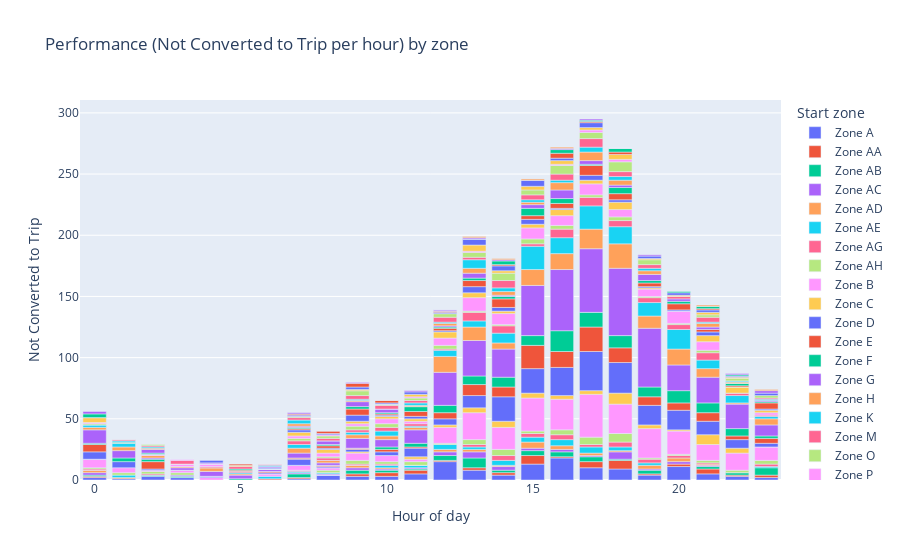

The code cell stored with this chart in its notebook:
### Code cell
fig = px.bar(dfn, x="Hour of day", y="Converted to Trip", color="Start zone"
            ,title="Performance (Not Converted to Trip per hour) by zone",
            labels={"Converted to Trip": "Not Converted to Trip"})
fig.show()

### Figure 1 — Plotly figure (JSON) as saved in the notebook; plotly's stock layout.template omitted (floating-point values rounded to 4 significant figures)
{"data": [{"alignmentgroup": "True", "hovertemplate": "Start zone=Zone A<br>Hour of day=%{x}<br>Not Converted to Trip=%{y}<extra></extra>", "legendgroup": "Zone A", "marker": {"color": "#636efa"}, "name": "Zone A", "offsetgroup": "Zone A", "orientation": "v", "showlegend": true, "textposition": "auto", "type": "bar", "x": [0, 1, 2, 3, 4, 6, 7, 8, 9, 10, 11, 12, 13, 14, 15, 16, 17, 18, 19, 20, 21, 22, 23], "xaxis": "x", "y": [2, 1, 3, 2, 0, 0, 1, 4, 3, 3, 5, 15, 8, 4, 13, 18, 10, 9, 4, 11, 5, 3, 2], "yaxis": "y"}, {"alignmentgroup": "True", "hovertemplate": "Start zone=Zone AA<br>Hour of day=%{x}<br>Not Converted to Trip=%{y}<extra></extra>", "legendgroup": "Zone AA", "marker": {"color": "#EF553B"}, "name": "Zone AA", "offsetgroup": "Zone AA", "orientation": "v", "showlegend": true, "textposition": "auto", "type": "bar", "x": [0, 3, 5, 6, 7, 8, 9, 10, 11, 12, 13, 14, 15, 16, 17, 18, 19, 20, 21, 22, 23], "xaxis": "x", "y": [1, 0, 0, 1, 1, 0, 2, 3, 3, 1, 2, 2, 7, 1, 5, 7, 1, 2, 4, 1, 2], "yaxis": "y"}, {"alignmentgroup": "True", "hovertemplate": "Start zone=Zone AB<br>Hour of day=%{x}<br>Not Converted to Trip=%{y}<extra></extra>", "legendgroup": "Zone AB", "marker": {"color": "#00cc96"}, "name": "Zone AB", "offsetgroup": "Zone AB", "orientation": "v", "showlegend": true, "textposition": "auto", "type": "bar", "x": [0, 2, 3, 6, 7, 8, 9, 10, 11, 12, 13, 14, 15, 16, 17, 18, 19, 21, 22, 23], "xaxis": "x", "y": [1, 1, 1, 0, 3, 0, 3, 2, 1, 4, 8, 2, 4, 4, 4, 1, 3, 2, 2, 6], "yaxis": "y"}, {"alignmentgroup": "True", "hovertemplate": "Start zone=Zone AC<br>Hour of day=%{x}<br>Not Converted to Trip=%{y}<extra></extra>", "legendgroup": "Zone AC", "marker": {"color": "#ab63fa"}, "name": "Zone AC", "offsetgroup": "Zone AC", "orientation": "v", "showlegend": true, "textposition": "auto", "type": "bar", "x": [0, 3, 4, 7, 8, 9, 10, 11, 12, 13, 14, 15, 16, 17, 18, 19, 20, 21, 22], "xaxis": "x", "y": [2, 1, 0, 1, 1, 2, 1, 1, 3, 5, 3, 2, 2, 1, 6, 1, 2, 1, 0], "yaxis": "y"}, {"alignmentgroup": "True", "hovertemplate": "Start zone=Zone AD<br>Hour of day=%{x}<br>Not Converted to Trip=%{y}<extra></extra>", "legendgroup": "Zone AD", "marker": {"color": "#FFA15A"}, "name": "Zone AD", "offsetgroup": "Zone AD", "orientation": "v", "showlegend": true, "textposition": "auto", "type": "bar", "x": [0, 1, 2, 7, 8, 9, 10, 11, 12, 13, 14, 15, 16, 17, 18, 19, 20, 21], "xaxis": "x", "y": [2, 1, 0, 0, 0, 2, 1, 0, 2, 2, 1, 5, 3, 2, 1, 3, 3, 1], "yaxis": "y"}, {"alignmentgroup": "True", "hovertemplate": "Start zone=Zone AE<br>Hour of day=%{x}<br>Not Converted to Trip=%{y}<extra></extra>", "legendgroup": "Zone AE", "marker": {"color": "#19d3f3"}, "name": "Zone AE", "offsetgroup": "Zone AE", "orientation": "v", "showlegend": true, "textposition": "auto", "type": "bar", "x": [0, 1, 6, 7, 8, 9, 10, 11, 12, 13, 14, 15, 16, 17, 18, 19, 23], "xaxis": "x", "y": [0, 2, 2, 1, 1, 0, 2, 2, 4, 2, 4, 4, 5, 5, 3, 2, 1], "yaxis": "y"}, {"alignmentgroup": "True", "hovertemplate": "Start zone=Zone AG<br>Hour of day=%{x}<br>Not Converted to Trip=%{y}<extra></extra>", "legendgroup": "Zone AG", "marker": {"color": "#FF6692"}, "name": "Zone AG", "offsetgroup": "Zone AG", "orientation": "v", "showlegend": true, "textposition": "auto", "type": "bar", "x": [0, 2, 7, 8, 9, 10, 11, 13, 14, 15, 16, 17, 18, 19, 20, 21, 23], "xaxis": "x", "y": [1, 1, 1, 0, 1, 1, 0, 2, 4, 3, 4, 2, 4, 3, 2, 1, 2], "yaxis": "y"}, {"alignmentgroup": "True", "hovertemplate": "Start zone=Zone AH<br>Hour of day=%{x}<br>Not Converted to Trip=%{y}<extra></extra>", "legendgroup": "Zone AH", "marker": {"color": "#B6E880"}, "name": "Zone AH", "offsetgroup": "Zone AH", "orientation": "v", "showlegend": true, "textposition": "auto", "type": "bar", "x": [0, 1, 2, 3, 4, 7, 8, 9, 10, 11, 12, 13, 14, 15, 16, 17, 18, 19, 20, 21, 22, 23], "xaxis": "x", "y": [1, 2, 2, 2, 0, 0, 2, 3, 2, 3, 1, 4, 5, 2, 4, 6, 7, 1, 1, 2, 2, 3], "yaxis": "y"}, {"alignmentgroup": "True", "hovertemplate": "Start zone=Zone B<br>Hour of day=%{x}<br>Not Converted to Trip=%{y}<extra></extra>", "legendgroup": "Zone B", "marker": {"color": "#FF97FF"}, "name": "Zone B", "offsetgroup": "Zone B", "orientation": "v", "showlegend": true, "textposition": "auto", "type": "bar", "x": [0, 1, 2, 3, 4, 5, 6, 7, 8, 9, 10, 11, 12, 13, 14, 15, 16, 17, 18, 19, 20, 21, 22, 23], "xaxis": "x", "y": [7, 4, 1, 2, 2, 0, 2, 4, 2, 6, 5, 2, 13, 22, 18, 27, 25, 35, 24, 24, 19, 13, 14, 11], "yaxis": "y"}, {"alignmentgroup": "True", "hovertemplate": "Start zone=Zone C<br>Hour of day=%{x}<br>Not Converted to Trip=%{y}<extra></extra>", "legendgroup": "Zone C", "marker": {"color": "#FECB52"}, "name": "Zone C", "offsetgroup": "Zone C", "orientation": "v", "showlegend": true, "textposition": "auto", "type": "bar", "x": [0, 6, 7, 8, 9, 10, 11, 12, 13, 14, 15, 16, 17, 18, 19, 20, 21, 22, 23], "xaxis": "x", "y": [0, 0, 0, 0, 1, 0, 2, 2, 4, 5, 4, 3, 3, 9, 3, 1, 8, 4, 0], "yaxis": "y"}, {"alignmentgroup": "True", "hovertemplate": "Start zone=Zone D<br>Hour of day=%{x}<br>Not Converted to Trip=%{y}<extra></extra>", "legendgroup": "Zone D", "marker": {"color": "#636efa"}, "name": "Zone D", "offsetgroup": "Zone D", "orientation": "v", "showlegend": true, "textposition": "auto", "type": "bar", "x": [0, 1, 2, 3, 4, 5, 6, 7, 8, 9, 10, 11, 12, 13, 14, 15, 16, 17, 18, 19, 20, 21, 22, 23], "xaxis": "x", "y": [6, 5, 1, 0, 1, 0, 1, 5, 1, 2, 3, 7, 5, 10, 20, 20, 23, 32, 25, 16, 16, 11, 7, 3], "yaxis": "y"}, {"alignmentgroup": "True", "hovertemplate": "Start zone=Zone E<br>Hour of day=%{x}<br>Not Converted to Trip=%{y}<extra></extra>", "legendgroup": "Zone E", "marker": {"color": "#EF553B"}, "name": "Zone E", "offsetgroup": "Zone E", "orientation": "v", "showlegend": true, "textposition": "auto", "type": "bar", "x": [0, 2, 3, 4, 5, 6, 7, 8, 9, 10, 11, 12, 13, 14, 15, 16, 17, 18, 19, 20, 21, 22, 23], "xaxis": "x", "y": [6, 6, 0, 0, 0, 1, 1, 1, 1, 2, 1, 5, 9, 8, 19, 13, 20, 12, 7, 6, 7, 3, 4], "yaxis": "y"}, {"alignmentgroup": "True", "hovertemplate": "Start zone=Zone F<br>Hour of day=%{x}<br>Not Converted to Trip=%{y}<extra></extra>", "legendgroup": "Zone F", "marker": {"color": "#00cc96"}, "name": "Zone F", "offsetgroup": "Zone F", "orientation": "v", "showlegend": true, "textposition": "auto", "type": "bar", "x": [0, 1, 2, 3, 5, 6, 7, 8, 9, 10, 11, 12, 13, 14, 15, 16, 17, 18, 19, 20, 21, 22, 23], "xaxis": "x", "y": [1, 3, 2, 0, 1, 0, 0, 0, 0, 2, 3, 6, 7, 8, 8, 17, 12, 10, 8, 10, 8, 6, 2], "yaxis": "y"}, {"alignmentgroup": "True", "hovertemplate": "Start zone=Zone G<br>Hour of day=%{x}<br>Not Converted to Trip=%{y}<extra></extra>", "legendgroup": "Zone G", "marker": {"color": "#ab63fa"}, "name": "Zone G", "offsetgroup": "Zone G", "orientation": "v", "showlegend": true, "textposition": "auto", "type": "bar", "x": [0, 1, 2, 3, 4, 5, 6, 7, 8, 9, 10, 11, 12, 13, 14, 15, 16, 17, 18, 19, 20, 21, 22, 23], "xaxis": "x", "y": [11, 6, 1, 2, 4, 3, 2, 4, 2, 8, 6, 11, 27, 29, 23, 41, 50, 52, 55, 48, 21, 21, 20, 9], "yaxis": "y"}, {"alignmentgroup": "True", "hovertemplate": "Start zone=Zone H<br>Hour of day=%{x}<br>Not Converted to Trip=%{y}<extra></extra>", "legendgroup": "Zone H", "marker": {"color": "#FFA15A"}, "name": "Zone H", "offsetgroup": "Zone H", "orientation": "v", "showlegend": true, "textposition": "auto", "type": "bar", "x": [0, 1, 2, 3, 4, 5, 6, 7, 8, 9, 10, 11, 12, 13, 14, 15, 16, 17, 18, 19, 20, 21, 22, 23], "xaxis": "x", "y": [2, 3, 2, 1, 3, 1, 0, 4, 2, 3, 3, 2, 13, 11, 5, 13, 13, 16, 20, 10, 13, 7, 1, 5], "yaxis": "y"}, {"alignmentgroup": "True", "hovertemplate": "Start zone=Zone K<br>Hour of day=%{x}<br>Not Converted to Trip=%{y}<extra></extra>", "legendgroup": "Zone K", "marker": {"color": "#19d3f3"}, "name": "Zone K", "offsetgroup": "Zone K", "orientation": "v", "showlegend": true, "textposition": "auto", "type": "bar", "x": [0, 1, 3, 4, 5, 6, 7, 8, 9, 10, 11, 12, 13, 14, 15, 16, 17, 18, 19, 20, 21, 22, 23], "xaxis": "x", "y": [2, 3, 0, 0, 1, 0, 3, 0, 2, 4, 1, 5, 5, 8, 19, 13, 19, 14, 11, 16, 7, 6, 2], "yaxis": "y"}, {"alignmentgroup": "True", "hovertemplate": "Start zone=Zone M<br>Hour of day=%{x}<br>Not Converted to Trip=%{y}<extra></extra>", "legendgroup": "Zone M", "marker": {"color": "#FF6692"}, "name": "Zone M", "offsetgroup": "Zone M", "orientation": "v", "showlegend": true, "textposition": "auto", "type": "bar", "x": [0, 4, 5, 6, 7, 8, 9, 10, 11, 12, 13, 14, 15, 16, 17, 18, 19, 20, 21, 22, 23], "xaxis": "x", "y": [0, 1, 1, 0, 3, 2, 2, 3, 2, 1, 7, 6, 2, 7, 7, 5, 4, 4, 6, 2, 1], "yaxis": "y"}, {"alignmentgroup": "True", "hovertemplate": "Start zone=Zone O<br>Hour of day=%{x}<br>Not Converted to Trip=%{y}<extra></extra>", "legendgroup": "Zone O", "marker": {"color": "#B6E880"}, "name": "Zone O", "offsetgroup": "Zone O", "orientation": "v", "showlegend": true, "textposition": "auto", "type": "bar", "x": [0, 7, 8, 9, 10, 12, 13, 14, 15, 16, 17, 18, 19, 20, 21], "xaxis": "x", "y": [1, 2, 1, 3, 3, 3, 1, 1, 4, 3, 2, 3, 1, 1, 2], "yaxis": "y"}, {"alignmentgroup": "True", "hovertemplate": "Start zone=Zone P<br>Hour of day=%{x}<br>Not Converted to Trip=%{y}<extra></extra>", "legendgroup": "Zone P", "marker": {"color": "#FF97FF"}, "name": "Zone P", "offsetgroup": "Zone P", "orientation": "v", "showlegend": true, "textposition": "auto", "type": "bar", "x": [0, 1, 2, 3, 4, 5, 6, 7, 8, 9, 10, 11, 12, 13, 14, 15, 16, 17, 18, 19, 20, 21, 22, 23], "xaxis": "x", "y": [1, 0, 1, 2, 2, 0, 0, 2, 3, 2, 4, 2, 6, 11, 9, 9, 8, 9, 6, 6, 10, 7, 0, 2], "yaxis": "y"}, {"alignmentgroup": "True", "hovertemplate": "Start zone=Zone Q<br>Hour of day=%{x}<br>Not Converted to Trip=%{y}<extra></extra>", "legendgroup": "Zone Q", "marker": {"color": "#FECB52"}, "name": "Zone Q", "offsetgroup": "Zone Q", "orientation": "v", "showlegend": true, "textposition": "auto", "type": "bar", "x": [0, 1, 6, 7, 8, 9, 10, 11, 12, 13, 14, 15, 16, 17, 18, 19, 20, 21, 22, 23], "xaxis": "x", "y": [4, 0, 0, 3, 3, 2, 2, 2, 5, 4, 2, 3, 5, 3, 6, 1, 0, 5, 5, 2], "yaxis": "y"}, {"alignmentgroup": "True", "hovertemplate": "Start zone=Zone R<br>Hour of day=%{x}<br>Not Converted to Trip=%{y}<extra></extra>", "legendgroup": "Zone R", "marker": {"color": "#636efa"}, "name": "Zone R", "offsetgroup": "Zone R", "orientation": "v", "showlegend": true, "textposition": "auto", "type": "bar", "x": [0, 1, 4, 6, 7, 8, 9, 10, 11, 12, 13, 14, 15, 16, 17, 18, 19, 20, 21, 22, 23], "xaxis": "x", "y": [0, 0, 0, 1, 2, 1, 5, 1, 2, 1, 5, 3, 4, 1, 4, 2, 1, 1, 3, 0, 1], "yaxis": "y"}, {"alignmentgroup": "True", "hovertemplate": "Start zone=Zone S<br>Hour of day=%{x}<br>Not Converted to Trip=%{y}<extra></extra>", "legendgroup": "Zone S", "marker": {"color": "#EF553B"}, "name": "Zone S", "offsetgroup": "Zone S", "orientation": "v", "showlegend": true, "textposition": "auto", "type": "bar", "x": [0, 2, 3, 4, 5, 6, 7, 8, 9, 10, 11, 12, 13, 14, 15, 16, 17, 18, 19, 20, 21, 22, 23], "xaxis": "x", "y": [0, 0, 0, 0, 1, 0, 1, 2, 5, 1, 4, 2, 5, 7, 3, 4, 8, 5, 3, 5, 2, 1, 5], "yaxis": "y"}, {"alignmentgroup": "True", "hovertemplate": "Start zone=Zone T<br>Hour of day=%{x}<br>Not Converted to Trip=%{y}<extra></extra>", "legendgroup": "Zone T", "marker": {"color": "#00cc96"}, "name": "Zone T", "offsetgroup": "Zone T", "orientation": "v", "showlegend": true, "textposition": "auto", "type": "bar", "x": [0, 1, 2, 5, 6, 7, 8, 9, 10, 11, 12, 13, 14, 15, 16, 17, 18, 19, 20, 22, 23], "xaxis": "x", "y": [3, 1, 1, 1, 0, 1, 1, 2, 1, 4, 1, 2, 2, 6, 4, 1, 5, 2, 2, 2, 1], "yaxis": "y"}, {"alignmentgroup": "True", "hovertemplate": "Start zone=Zone Y<br>Hour of day=%{x}<br>Not Converted to Trip=%{y}<extra></extra>", "legendgroup": "Zone Y", "marker": {"color": "#ab63fa"}, "name": "Zone Y", "offsetgroup": "Zone Y", "orientation": "v", "showlegend": true, "textposition": "auto", "type": "bar", "x": [0, 2, 4, 6, 7, 8, 9, 10, 11, 12, 13, 14, 15, 16, 17, 18, 19, 20, 21, 22, 23], "xaxis": "x", "y": [2, 3, 1, 1, 1, 3, 4, 3, 0, 1, 4, 1, 3, 7, 3, 2, 5, 2, 2, 0, 1], "yaxis": "y"}, {"alignmentgroup": "True", "hovertemplate": "Start zone=Zone I<br>Hour of day=%{x}<br>Not Converted to Trip=%{y}<extra></extra>", "legendgroup": "Zone I", "marker": {"color": "#FFA15A"}, "name": "Zone I", "offsetgroup": "Zone I", "orientation": "v", "showlegend": true, "textposition": "auto", "type": "bar", "x": [1, 2, 3, 7, 9, 11, 12, 13, 14, 15, 16, 17, 18, 19, 21, 22], "xaxis": "x", "y": [0, 1, 0, 2, 1, 1, 2, 4, 3, 2, 6, 7, 4, 3, 3, 1], "yaxis": "y"}, {"alignmentgroup": "True", "hovertemplate": "Start zone=Zone N<br>Hour of day=%{x}<br>Not Converted to Trip=%{y}<extra></extra>", "legendgroup": "Zone N", "marker": {"color": "#19d3f3"}, "name": "Zone N", "offsetgroup": "Zone N", "orientation": "v", "showlegend": true, "textposition": "auto", "type": "bar", "x": [1, 2, 4, 6, 7, 8, 9, 10, 11, 12, 13, 14, 15, 16, 17, 18, 19, 21, 22, 23], "xaxis": "x", "y": [1, 1, 0, 1, 3, 0, 1, 0, 2, 1, 7, 3, 2, 2, 4, 3, 2, 1, 1, 1], "yaxis": "y"}, {"alignmentgroup": "True", "hovertemplate": "Start zone=Zone X<br>Hour of day=%{x}<br>Not Converted to Trip=%{y}<extra></extra>", "legendgroup": "Zone X", "marker": {"color": "#FF6692"}, "name": "Zone X", "offsetgroup": "Zone X", "orientation": "v", "showlegend": true, "textposition": "auto", "type": "bar", "x": [1, 2, 3, 5, 6, 7, 8, 9, 10, 11, 12, 13, 14, 15, 16, 17, 18, 19, 20, 21, 22, 23], "xaxis": "x", "y": [1, 1, 3, 2, 1, 2, 2, 3, 3, 2, 4, 2, 6, 4, 5, 7, 4, 3, 2, 4, 0, 1], "yaxis": "y"}, {"alignmentgroup": "True", "hovertemplate": "Start zone=Zone Z<br>Hour of day=%{x}<br>Not Converted to Trip=%{y}<extra></extra>", "legendgroup": "Zone Z", "marker": {"color": "#B6E880"}, "name": "Zone Z", "offsetgroup": "Zone Z", "orientation": "v", "showlegend": true, "textposition": "auto", "type": "bar", "x": [1, 2, 6, 7, 8, 9, 10, 11, 12, 13, 14, 15, 16, 17, 18, 19, 21, 22, 23], "xaxis": "x", "y": [0, 1, 0, 1, 2, 4, 1, 2, 3, 4, 6, 4, 7, 5, 8, 4, 2, 2, 2], "yaxis": "y"}, {"alignmentgroup": "True", "hovertemplate": "Start zone=Zone U<br>Hour of day=%{x}<br>Not Converted to Trip=%{y}<extra></extra>", "legendgroup": "Zone U", "marker": {"color": "#FF97FF"}, "name": "Zone U", "offsetgroup": "Zone U", "orientation": "v", "showlegend": true, "textposition": "auto", "type": "bar", "x": [3, 8, 9, 10, 11, 12, 13, 16, 17, 18, 20], "xaxis": "x", "y": [1, 1, 0, 0, 1, 0, 1, 1, 2, 2, 0], "yaxis": "y"}, {"alignmentgroup": "True", "hovertemplate": "Start zone=Zone W<br>Hour of day=%{x}<br>Not Converted to Trip=%{y}<extra></extra>", "legendgroup": "Zone W", "marker": {"color": "#FECB52"}, "name": "Zone W", "offsetgroup": "Zone W", "orientation": "v", "showlegend": true, "textposition": "auto", "type": "bar", "x": [3, 5, 6, 7, 9, 10, 11, 12, 13, 14, 15, 16, 17, 18, 19, 20, 21, 22], "xaxis": "x", "y": [0, 1, 0, 0, 1, 0, 2, 0, 5, 2, 3, 3, 2, 4, 1, 1, 2, 1], "yaxis": "y"}, {"alignmentgroup": "True", "hovertemplate": "Start zone=Zone AF<br>Hour of day=%{x}<br>Not Converted to Trip=%{y}<extra></extra>", "legendgroup": "Zone AF", "marker": {"color": "#636efa"}, "name": "Zone AF", "offsetgroup": "Zone AF", "orientation": "v", "showlegend": true, "textposition": "auto", "type": "bar", "x": [4, 7, 8, 9, 10, 11, 12, 13, 14, 15, 16, 17, 19, 20, 21, 22, 23], "xaxis": "x", "y": [2, 1, 1, 2, 1, 2, 1, 5, 4, 5, 2, 4, 2, 2, 2, 1, 2], "yaxis": "y"}, {"alignmentgroup": "True", "hovertemplate": "Start zone=Zone AI<br>Hour of day=%{x}<br>Not Converted to Trip=%{y}<extra></extra>", "legendgroup": "Zone AI", "marker": {"color": "#EF553B"}, "name": "Zone AI", "offsetgroup": "Zone AI", "orientation": "v", "showlegend": true, "textposition": "auto", "type": "bar", "x": [5, 7, 8, 9, 10, 12, 13, 14, 15, 16, 17, 18, 21, 22], "xaxis": "x", "y": [1, 1, 2, 3, 2, 1, 0, 1, 0, 4, 1, 2, 1, 0], "yaxis": "y"}, {"alignmentgroup": "True", "hovertemplate": "Start zone=Zone J<br>Hour of day=%{x}<br>Not Converted to Trip=%{y}<extra></extra>", "legendgroup": "Zone J", "marker": {"color": "#00cc96"}, "name": "Zone J", "offsetgroup": "Zone J", "orientation": "v", "showlegend": true, "textposition": "auto", "type": "bar", "x": [7, 12, 13, 14, 16, 17, 18, 20, 21, 22], "xaxis": "x", "y": [0, 0, 0, 3, 3, 1, 3, 1, 2, 1], "yaxis": "y"}, {"alignmentgroup": "True", "hovertemplate": "Start zone=Zone L<br>Hour of day=%{x}<br>Not Converted to Trip=%{y}<extra></extra>", "legendgroup": "Zone L", "marker": {"color": "#ab63fa"}, "name": "Zone L", "offsetgroup": "Zone L", "orientation": "v", "showlegend": true, "textposition": "auto", "type": "bar", "x": [7, 8, 9, 10, 11, 12, 13, 14, 16, 17, 18, 19, 21, 22, 23], "xaxis": "x", "y": [1, 0, 1, 0, 1, 1, 1, 1, 1, 1, 0, 1, 0, 1, 2], "yaxis": "y"}, {"alignmentgroup": "True", "hovertemplate": "Start zone=Zone V<br>Hour of day=%{x}<br>Not Converted to Trip=%{y}<extra></extra>", "legendgroup": "Zone V", "marker": {"color": "#FFA15A"}, "name": "Zone V", "offsetgroup": "Zone V", "orientation": "v", "showlegend": true, "textposition": "auto", "type": "bar", "x": [9, 12, 13, 14, 15, 16, 18, 21, 23], "xaxis": "x", "y": [0, 0, 1, 1, 1, 1, 0, 1, 1], "yaxis": "y"}], "layout": {"barmode": "relative", "legend": {"title": {"text": "Start zone"}, "tracegroupgap": 0}, "title": {"text": "Performance (Not Converted to Trip per hour) by zone"}, "xaxis": {"anchor": "y", "domain": [0, 1], "title": {"text": "Hour of day"}}, "yaxis": {"anchor": "x", "domain": [0, 1], "title": {"text": "Not Converted to Trip"}}}}
